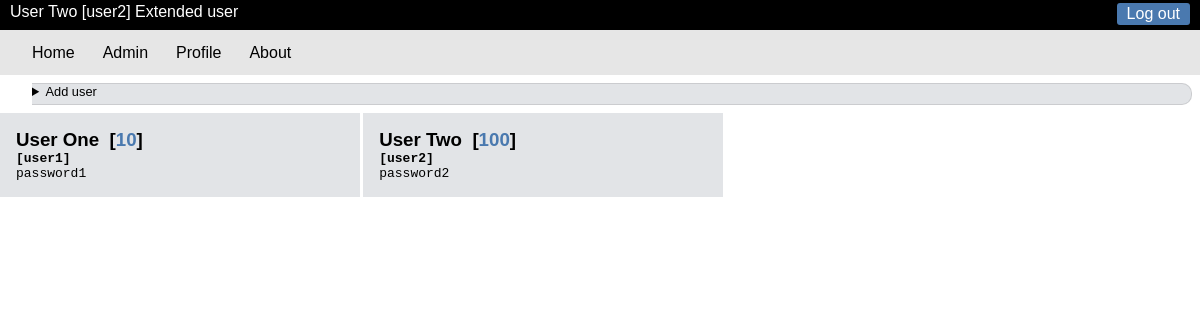
The app's page /usadmin.php (signed in) with its own data.
### tables this page shows
CREATE TABLE tblUser (
    userID INT AUTO_INCREMENT PRIMARY KEY,
    username VARCHAR(50) NOT NULL,
    password VARCHAR(255) NOT NULL,
    userlevel INT NOT NULL,
    realname VARCHAR(255) NOT NULL
);

### lang/en.php (called while the page is built, shortened)
<?php
$strAddUser="Add user";
$strLogout="Log out";
$strExtended="Extended user";
?>

### usadmin.php (the view, shortened to what this page needs)
<!DOCTYPE html>
    <?php
    require_once 'func.php';
    $host="localhost";
    $user="root";
    $pass="";
    $db ="dbsData";
    $conn=mysqli_connect($host, $user, $pass, $db);
?>
<html>
<head>
    <link rel="stylesheet" href="style.css">
</head>
<body>
    <div class="userinfo">
        <?=showLoginStatus()?>
    </div>
<?php require_once 'menu.php'; ?>
<?php  if(isset($_GET['edit'])){
        $editid=$_GET["edit"];
        $sql="SELECT * FROM `tbluser` WHERE userID=$editid";
        $result=mysqli_query($conn, $sql);
        $row=mysqli_fetch_assoc($result);
    ?>
    <form method="post" action="usadmin.php" name="usadmin">
        <input type="text" name="txtRealname" id="txtRealname" value="<?=$row['realname'];?>" autocomplete="off">
        <input type="text" name="txtUsername" id="txtUsername" value="<?=$row['username'];?>" autocomplete="off">
        <input type="text" name="txtPassword" id="txtPassword" value="<?=$row['password'];?>" autocomplete="off">
        <input type="text" name="txtUserlevel" id="txtUserlevel" value="<?=$row['userlevel'];?>" autocomplete="off">
        <input type="hidden" name="userID" value="<?=$row['userID']?>">
        <button type="submit" name="btnEditUser" value="."><?=$strBtnEditUser?></button>
    </form>
<?php }else{ ?>
    <?php if(isLevel(100)){ ?>
<details>
<summary><?=$strAddUser?></summary>
    </details> <?php } ?>
<?php } ?>
<?php if(isLevel(100)){ ?>
    <div class="ruta">
    <?php
        $sql="SELECT * FROM tbluser";
        $result=mysqli_query($conn, $sql);
        while($row=mysqli_fetch_assoc($result)){ ?>
            <div class="userbox">
                <h3><?=$row['realname']?>&nbsp;&nbsp;[<span class="level"><?=$row['userlevel']?></span>]</h3>
                <code class="username">[<?=$row['username']?>]</code>
                <?php if(isLevel(100)){ ?><code class="password"><?=$row['password']?></code><?php } ?>
            </div>
       <?php }
    ?>
    </div><?php } ?>
</body>
</html>

### func.php (shortened to what this page needs)
<?php
require_once './lang/en.php';
function isLevel($lvl){
    if(isset($_SESSION['level'])){
        if(intval($_SESSION['level'])>=$lvl){
            return true;
        }else{
            return false;
        }
    }else{
        return false;
    }
}
function getRealName($id){
    global $strMessUsernameFail, $strMessWrongID;
    if(isset($id)){
        $tempDB=new db('dbsdata');
        $sql="SELECT * FROM tblUser WHERE userID=$id";
        if($result=$tempDB->runQuery($sql)){
            if(!mysqli_num_rows($result)==1){
                return $strMessWrongID;
             }else{
                $raden=mysqli_fetch_assoc($result);
                return $raden['realname'];
             }
        }else{
            return $strMessUsernameFail;
        }
    }
}
function showLoginStatus(){
    global $strLogin, $strLogout,  $strMessDoLogin;
    $strRet="<div class='loginstatus'>";
    if(isLevel(10)){
        $strRet=$strRet.getRealName($_SESSION['id'])."&nbsp;[".$_SESSION['name']."]&nbsp;".getlevel($_SESSION['level'])."&nbsp;&nbsp;<a href='logout.php' class='logstat'>".$strLogout."</a>";
    }else{
        $strRet=$strRet.$strMessDoLogin."&nbsp;<a href='index.php' class='logstat'>".$strLogin."</a>";
    }
    return $strRet."</div>";
}
function getLevel($level){
    global $strAdmin, $strExtended, $strUser, $strErrUser;
    switch($level){
        case ($level >= 100):
            return $strExtended;
            break;
    }
}
class db {
    function __construct($db_name, $host="localhost", $username="root", $password="") {
        $this->mysqli = mysqli_connect($host, $username, $password, $db_name);
    }
    public function fix($strFix){
        return $this->mysqli->real_escape_string($strFix);
    }
    public function runQuery($strQuery){
        return $this->mysqli->query($strQuery);
    }
}
?>

### style.css (style rules this page uses)
* { margin: 0; padding: 0; box-sizing: border-box; --outline: 1px solid red; }
:root { --formheight: 10%; --bg-light: rgb(255, 255, 249); --bg-middle: rgb(226, 228, 231); --bg-middle-lighter: rgb(245, 245, 245); --bg-dark: rgb(0, 0, 0); --clr-accent: rgb(74, 121, 175); --clr-text: #222; --clr-light-text: #fff; --clr-border: rgba(0, 0, 0, 0.1); }
details>summary { --list-style-type: none; font-family: sans-serif; font-size: .8rem; }
details { margin: 0.5rem; margin-left: 2rem; transition: all .2s ease-in-out; }
summary { border-top: 1px solid var(--clr-border); border-right: 1px solid var(--clr-border); border-bottom: 1px solid var(--clr-border); background: var(--bg-middle); padding-bottom: 5px; border-top-right-radius: 10px; border-bottom-right-radius: 10px; }
.ruta { display: flex; flex-direction: row; flex-wrap: wrap; gap: .2rem; height: calc(100vh - var(--formheight)); }
.userbox { display: flex; flex-direction: column; width: 30%; padding: 1rem; background: var(--bg-middle); }
h3 { font-family: sans-serif; font-weight: bold; }
.username { width: 100%; Font-weight: bold; }
.level { color: var(--clr-accent); }
.loginstatus { font-family: sans-serif; padding: 3px 10px; height: 30px; background: var(--bg-dark); color: var(--clr-light-text); }
.logstat { padding: 2px 10px; border-radius: 3px; text-decoration: none; background: var(--clr-accent); color: var(--clr-light-text); float: right; }

### records on screen
tbluser: realname "User Two", userlevel "100", username "user2", password "password2"
tbluser: realname "User One", userlevel "10", username "user1", password "password1"

### other values on screen
$_SESSION['name'] "user2"
getlevel($_SESSION['level']) "Extended user"
$strLogout "Log out"
$strHome "Home"
$strAdmin "Admin"
$strProfile "Profile"
$strAbout "About"
$strAddUser "Add user"
